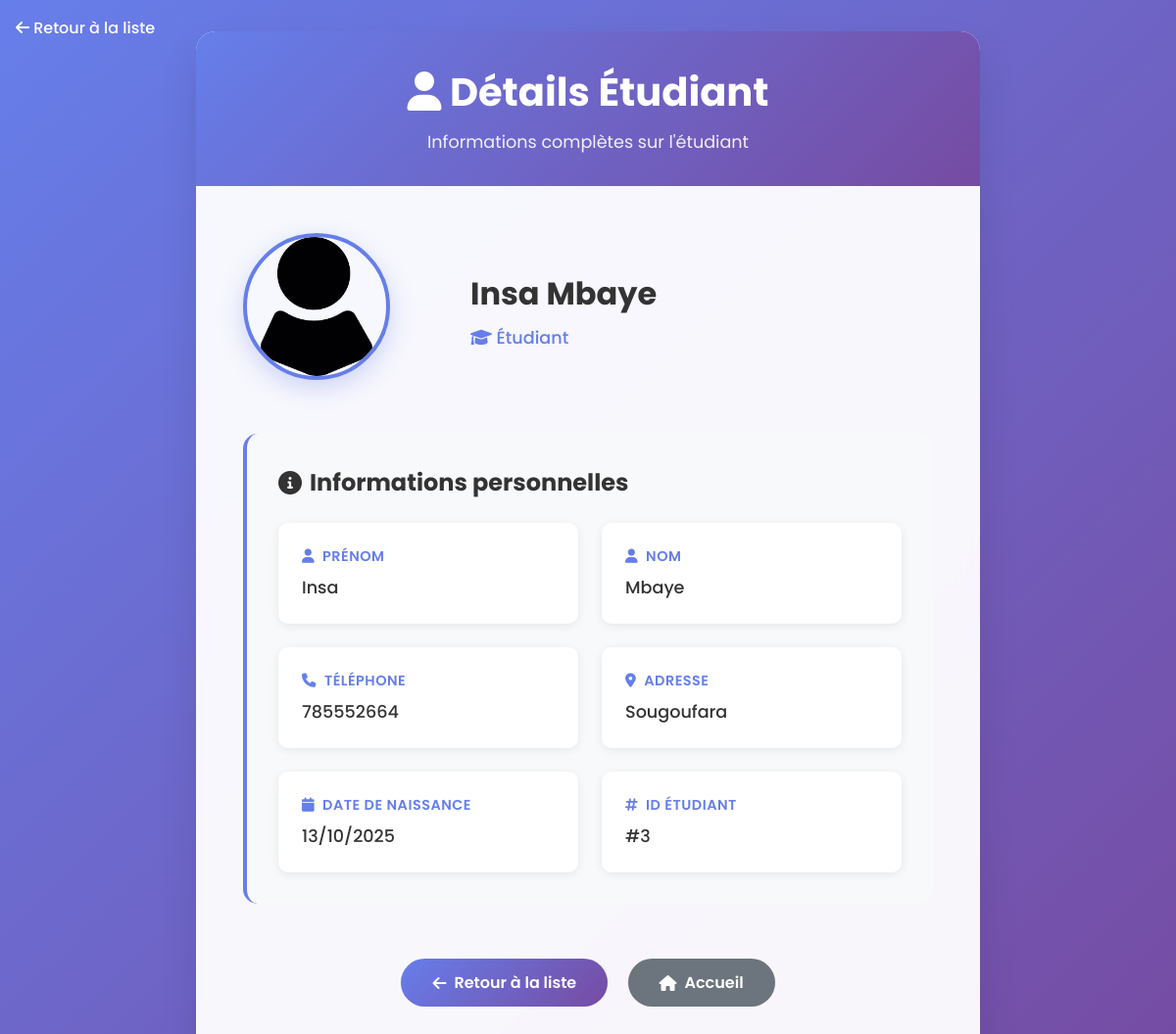
The app's page /myFirstApp/details/3 (signed in) with its own data.
### myFirstApp/models.py (models this page shows, shortened)
class Etudiant(models.Model):
  utilisateur = models.OneToOneField(User, null=True, on_delete=models.CASCADE)
  prenom = models.CharField(max_length=255, null=True, blank=True)
  nom = models.CharField(max_length=255, null=True, blank=True)
  telephone=models.IntegerField(null=True)
  adresse=models.CharField(null=True,max_length=255)
  date=models.DateField(null=True)
  imageProfil=models.ImageField(null=True, blank=True)
  filiere = models.ForeignKey(Filiere, null=True, blank=True, on_delete=models.SET_NULL)

### myFirstApp/views.py (the view)
    @login_required
    def _wrapped_view(request, *args, **kwargs):
        if request.user.groups.filter(name='etudiant').exists():
            return view_func(request, *args, **kwargs)
        else:
            return HttpResponseForbidden("Accès réservé aux étudiants.")

### myFirstApp/views.py (called while the page is built)
def etudiant_required(view_func):
    @login_required
    def _wrapped_view(request, *args, **kwargs):
        if request.user.groups.filter(name='etudiant').exists():
            return view_func(request, *args, **kwargs)
        else:
            return HttpResponseForbidden("Accès réservé aux étudiants.")
    return _wrapped_view

@etudiant_required
def details(request, id):
    etudiant = get_object_or_404(Etudiant, id=id)
    return render(request, 'details.html', {'etudiant': etudiant})

### myFirstApp/templates/details.html (shortened to what this page needs)
{% load static %}
<!DOCTYPE html>
<html lang="fr">
<head>
    <link href="https://cdnjs.cloudflare.com/ajax/libs/font-awesome/6.0.0/css/all.min.css" rel="stylesheet">
</head>
<body>
    <a href="{% url 'etudiants' %}" class="back-link">
        <i class="fas fa-arrow-left"></i> Retour à la liste
    </a>
    <div class="details-container">
        <div class="details-header">
            <h1><i class="fas fa-user"></i> Détails Étudiant</h1>
            <p>Informations complètes sur l'étudiant</p>
        </div>
        <div class="details-content">
            <div class="student-profile">
                <div class="profile-picture-container">
                    {% if etudiant.imageProfil %}
                    <img src="{{ etudiant.imageProfil.url }}" alt="Photo de {{ etudiant.prenom }}" class="profile-picture">
                    {% else %}
                    <img src="{% static 'images/profile1.png' %}" alt="Photo de profil par défaut" class="profile-picture">
                    {% endif %}
                </div>
                <div>
                    <h1 class="student-name">{{ etudiant.prenom }} {{ etudiant.nom }}</h1>
                    <p class="student-role"><i class="fas fa-graduation-cap"></i> Étudiant</p>
                </div>
            </div>
            <div class="info-section">
                <h2><i class="fas fa-info-circle"></i> Informations personnelles</h2>
                <div class="info-grid">
                    <div class="info-item">
                        <div class="info-label">
                            <i class="fas fa-user"></i> Prénom
                        </div>
                        <div class="info-value">{{ etudiant.prenom|default:"Non défini" }}</div>
                    </div>
                    <div class="info-item">
                        <div class="info-label">
                            <i class="fas fa-user"></i> Nom
                        </div>
                        <div class="info-value">{{ etudiant.nom|default:"Non défini" }}</div>
                    </div>
                    <div class="info-item">
                        <div class="info-label">
                            <i class="fas fa-phone"></i> Téléphone
                        </div>
                        <div class="info-value">
                            {% if etudiant.telephone %}
                                {{ etudiant.telephone }}
                            {% else %}
                                Non défini
                            {% endif %}
                        </div>
                    </div>
                    <div class="info-item">
                        <div class="info-label">
                            <i class="fas fa-map-marker-alt"></i> Adresse
                        </div>
                        <div class="info-value">
                            {% if etudiant.adresse %}
                                {{ etudiant.adresse }}
                            {% else %}
                                Non défini
                            {% endif %}
                        </div>
                    </div>
                    <div class="info-item">
                        <div class="info-label">
                            <i class="fas fa-calendar"></i> Date de naissance
                        </div>
                        <div class="info-value">
                            {% if etudiant.date %}
                                {{ etudiant.date|date:"d/m/Y" }}
                            {% else %}
                                Non défini
                            {% endif %}
                        </div>
                    </div>
                    <div class="info-item">
                        <div class="info-label">
                            <i class="fas fa-hashtag"></i> ID Étudiant
                        </div>
                        <div class="info-value">#{{ etudiant.id }}</div>
                    </div>
                </div>
            </div>
            <div class="actions-section">
                <a href="{% url 'etudiants' %}" class="btn btn-primary">
                    <i class="fas fa-arrow-left"></i> Retour à la liste
                </a>
                <a href="{% url 'home' %}" class="btn btn-secondary">
                    <i class="fas fa-home"></i> Accueil
                </a>
            </div>
        </div>
    </div>
</body>
</html>

### myFirstApp/templates/details.html (style rules this page uses)
* { margin: 0; padding: 0; box-sizing: border-box; }
body { font-family: 'Poppins', sans-serif; background: linear-gradient(135deg, #667eea 0%, #764ba2 100%); min-height: 100vh; padding: 2rem; }
.details-container { max-width: 800px; margin: 0 auto; background: rgba(255, 255, 255, 0.95); backdrop-filter: blur(10px); border-radius: 20px; box-shadow: 0 20px 40px rgba(0, 0, 0, 0.1); overflow: hidden; animation: slideUp 0.5s ease-out; }
.details-header { background: linear-gradient(135deg, #667eea 0%, #764ba2 100%); padding: 2rem; text-align: center; color: white; }
.details-header h1 { font-size: 2.5rem; font-weight: 700; margin-bottom: 0.5rem; }
.details-header p { opacity: 0.9; font-size: 1.1rem; }
.details-content { padding: 3rem; }
.student-profile { display: grid; grid-template-columns: 200px 1fr; gap: 2rem; align-items: center; margin-bottom: 3rem; }
.profile-picture-container { position: relative; }
.profile-picture { width: 150px; height: 150px; border-radius: 50%; object-fit: cover; border: 4px solid #667eea; box-shadow: 0 8px 25px rgba(102, 126, 234, 0.3); }
.student-name { font-size: 2rem; font-weight: 700; color: #333; margin-bottom: 0.5rem; }
.student-role { color: #667eea; font-weight: 500; font-size: 1.1rem; }
.info-section { background: #f8f9fa; padding: 2rem; border-radius: 15px; border-left: 4px solid #667eea; }
.info-section h2 { color: #333; font-size: 1.5rem; margin-bottom: 1.5rem; display: flex; align-items: center; gap: 0.5rem; }
.info-grid { display: grid; grid-template-columns: repeat(auto-fit, minmax(250px, 1fr)); gap: 1.5rem; }
.info-item { background: white; padding: 1.5rem; border-radius: 10px; box-shadow: 0 2px 10px rgba(0, 0, 0, 0.08); transition: transform 0.3s ease; }
.info-label { font-weight: 600; color: #667eea; font-size: 0.9rem; text-transform: uppercase; letter-spacing: 0.5px; margin-bottom: 0.5rem; display: flex; align-items: center; gap: 0.5rem; }
.info-value { font-size: 1.1rem; color: #333; font-weight: 500; }
.actions-section { margin-top: 3rem; text-align: center; }
.btn { padding: 0.75rem 2rem; border: none; border-radius: 25px; font-weight: 600; cursor: pointer; text-decoration: none; display: inline-flex; align-items: center; gap: 0.5rem; transition: all 0.3s ease; margin: 0.5rem; }
.btn-primary { background: linear-gradient(135deg, #667eea 0%, #764ba2 100%); color: white; }
.btn-secondary { background: #6c757d; color: white; }
.back-link { position: absolute; top: 1rem; left: 1rem; color: white; text-decoration: none; font-weight: 500; transition: opacity 0.3s ease; z-index: 10; }

### records on screen
Etudiant: prenom "Insa", nom "Mbaye", telephone "785552664", adresse "Sougoufara", date "13/10/2025", id "3"
